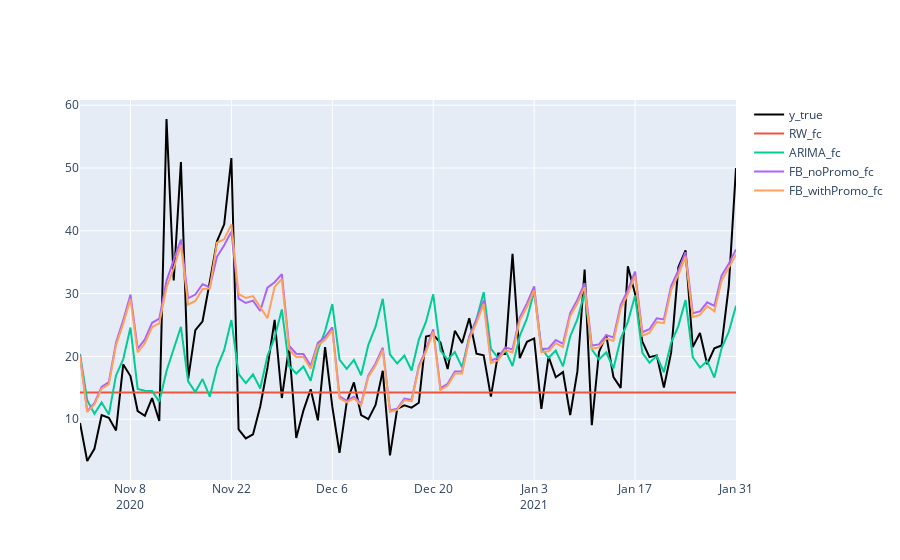

Notebook code for this chart:
### Code cell
# plot forecasts & true values
# idx = df_test.index[1]
idx = '307248'
true = df_test.loc[idx, :]
fc = res_fc.loc[idx, :]

fig = go.Figure()
# true data
fig.add_trace(
    go.Scatter(
        x=true.index,
        y=true,
        mode='lines', name='y_true', line=dict(color='black')
    ))
# forecast
for i in range(0, 4):
    fig.add_trace(
        go.Scatter(
            x=true.index,
            y=fc.iloc[i].values,
            mode='lines', name=res_fc.columns[i]),
    )
fig.show()
